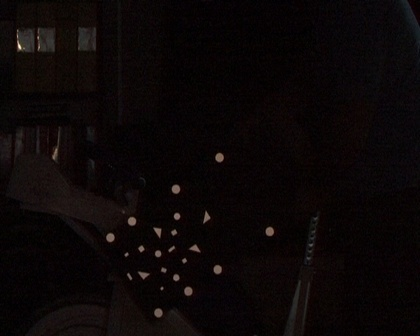
%> input picture Hafta3/nesneler_0001.jpg, 420 x 336 px, shrunk from 720 x 576 before the run; its folder holds only this picture in this run
$ octave circleRatio.m   (GNU Octave 9; MATLAB toolbox functions it lacks are replaced by stand-ins)
%> lines starting %> are read from the running program, lines starting %| are printed output that depends on the picture; in (x1, y1, x2, y2) boxes, pixels count from 0 and x2, y2 are one past the last pixel; in counts of white or black regions, pixels touching at a corner belong together; the program's own positions count from 1
jpegFiles = dir('*.jpg');
numfiles = length(jpegFiles);
mydata = cell(1, numfiles);
n=1;
for j=1:numfiles
    mydata{j} = imread(jpegFiles(j).name);
    imshow( mydata{j})
    I=rgb2gray( mydata{j});
    se=strel('disk',15);
    background=imopen(I,se);
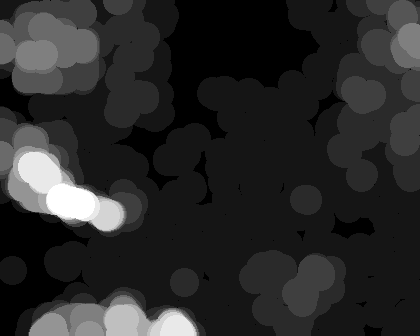
%> background: size 336x420 uint8; min 0, max 12, mean 1.96; drawn with min black and max white
    I2=I-background;
    I3=imadjust(I2,[0.3 0.7],[]);
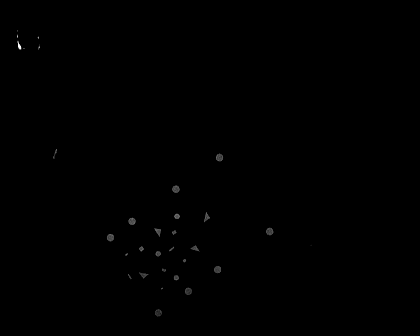
%> I3: size 336x420 uint8; min 0, max 255, mean 0.4
    T=graythresh(I3);
%> T = 0.135
    BW=imbinarize(I3,T);
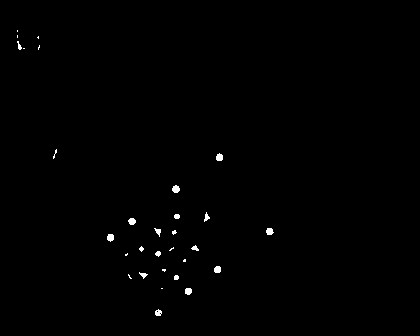
%> BW: size 336x420 logical; 0.47% white; 30 white regions (14 under 20 px), largest, box (x1, y1, x2, y2) and area: (172, 185, 180, 193) 48, (216, 153, 223, 161) 45, (107, 234, 114, 242) 45
    BW = bwareaopen(BW,50);
%> BW: size 336x420 logical; every value is 0
    BW=medfilt2(BW,[8 8]);
    [B,L]=bwboundaries(BW,'noholes');
%> L: size 336x420 double; every value is 0
%> B = {}
    LRGB=label2rgb(L,@jet,[.5 .5 .5]);
%> LRGB: size 336x420x3 uint8; every value is 128
    stats=regionprops(L,'Area','Centroid','Perimeter','Eccentricity');
%> stats = 0 regions
    ratioLow=0.99;
    ratioUp=1.01;
    hold on
    for k=1:length(B)
        boundary=B{k};
        plot(boundary(:,2),boundary(:,1),'w','LineWidth',2)
        perimeter=stats(k).Perimeter;
        area=stats(k).Area;
        eccent=stats(k).Eccentricity;
        ratio=4*pi*area/perimeter^2;
        ratio_string=sprintf('%2.2f',ratio);
        if((ratio>=ratioLow)&&(ratio<=ratioUp)&&(eccent==0))
            centroid=stats(k).Centroid;
            plot(centroid(1),centroid(2),'ko');
        end

    end
%> this loop made 0 passes
    saveas(gcf,strcat('CircleRatio\marked_0',int2str(n)),'jpeg');
    n=n+1;
end

$ run again, on Hafta3/nesneler_0007.jpg
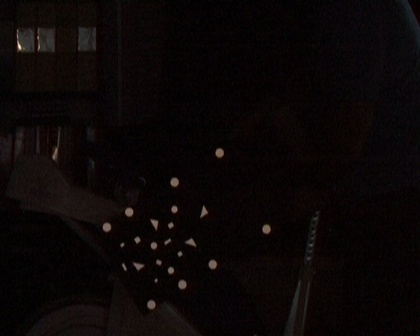
%> input picture Hafta3/nesneler_0007.jpg, 420 x 336 px, shrunk from 720 x 576 before the run
%> `background=imopen(I,se);`:
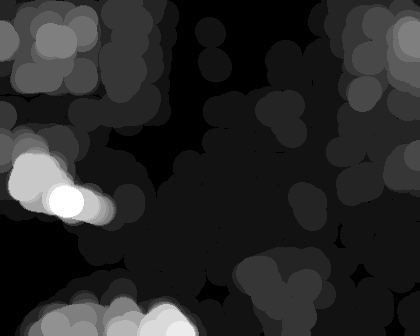
%> background: size 336x420 uint8; min 0, max 14, mean 2.23; drawn with min black and max white
%> T = 0.135
%> `BW=imbinarize(I3,T);`:
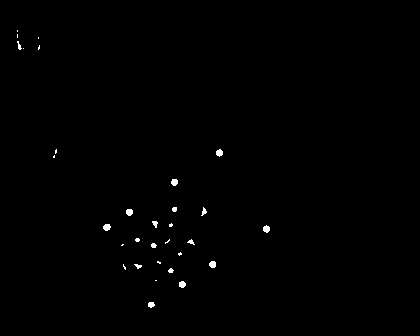
%> BW: size 336x420 logical; 0.43% white; 31 white regions (15 under 20 px), largest, box (x1, y1, x2, y2) and area: (103, 224, 111, 231) 43, (216, 149, 223, 157) 41, (126, 209, 133, 216) 41
%> L: size 336x420 double; every value is 0
%> B = {}
%> LRGB: size 336x420x3 uint8; every value is 128
%> stats = 0 regions
